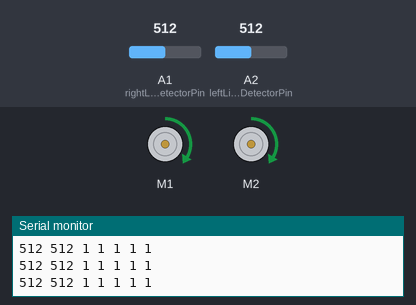
The sketch below on a simulated Arduino Uno, built with avr-gcc and run on an emulated ATmega328P. Parts: 2 × DC motor (green arrow = forward, orange = backward, longer = faster), the last lines printed to the serial monitor. The test bench sets the inputs (shaded band); at power-on: A1 (rightLineDetectorPin) = 512, A2 (leftLineDetectorPin) = 512.

Above: at 2.8 s.
2.9 s: A1 (rightLineDetectorPin) set to 311
4.4 s: A1 (rightLineDetectorPin) set to 293
At 5.6 s:
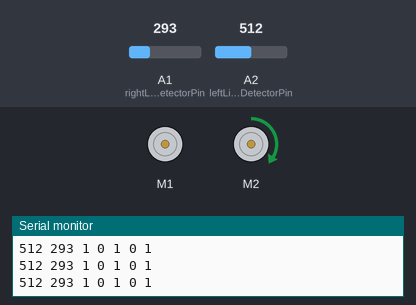
5.9 s: A2 (leftLineDetectorPin) set to 161
7.4 s: A2 (leftLineDetectorPin) set to 142
At 8.7 s:
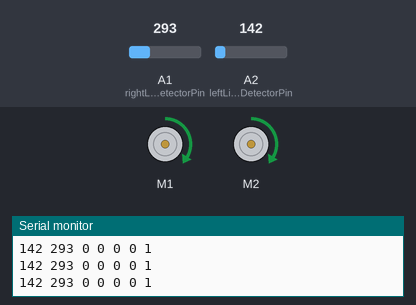
10.4 s: A1 (rightLineDetectorPin) set to 306
At 11.1 s:
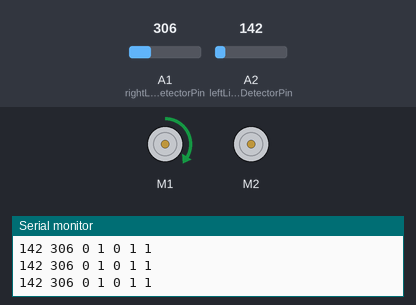
11.9 s: A1 (rightLineDetectorPin) set to 290
At 13.1 s:
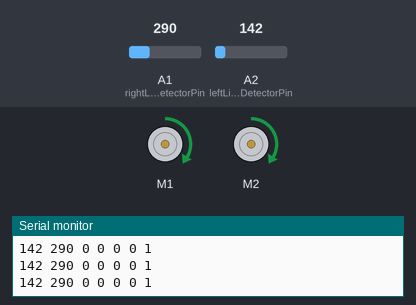
Timing chart, 0 to 14.4 s (numbered marks = the images above; inputs shaded):
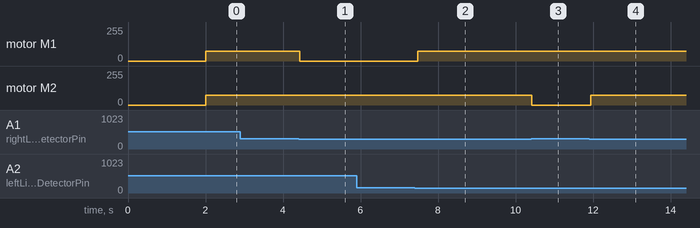

The sketch:

LineTrackingTest.ino
```cpp
#include <Wire.h>
#include <Adafruit_MotorShield.h>
#include "utility/Adafruit_MS_PWMServoDriver.h"

Adafruit_MotorShield AFMS = Adafruit_MotorShield();
Adafruit_DCMotor *leftMotor = AFMS.getMotor(1);
Adafruit_DCMotor *rightMotor = AFMS.getMotor(2);

int leftLineDetectorPin = A2; // to be changed
int rightLineDetectorPin = A1; // to be changed

class Robot {
  private:
    enum State {
      START_TO_TUNNEL, // from start to tunnel
      TUNNEL_TO_FINISH, // from tunnel to finish
      SERVICE_TO_TUNNEL, // from service area to tunnel
      TUNNEL_TO_SERVICE, // from tunnel to service area
      SEARCH, // searching for robots
      RETURN_TO_TUNNEL // got a robot and returning to tunnel
    };

    // Constants
    static const int NORMAL_MOTOR_SPEED = 75; // to be changed
    static const int TURN_DELAY = 100; // to be changed
    static const int LEFT_THRESHOLD = 150; // to be changed
    static const int RIGHT_THRESHOLD = 300; // to be changed

    State state; // current state of the robot

    bool prevLeftSensor = 0;
    bool prevRightSensor = 0;

    void goForward() {
      leftMotor->setSpeed(NORMAL_MOTOR_SPEED);
      leftMotor->run(FORWARD);
      rightMotor->setSpeed(NORMAL_MOTOR_SPEED);
      rightMotor->run(FORWARD);
    }

    void turnLeft() {
      leftMotor->setSpeed(0);
      leftMotor->run(RELEASE);
      rightMotor->setSpeed(NORMAL_MOTOR_SPEED);
      rightMotor->run(FORWARD);
      delay(TURN_DELAY);
    }

    void turnRight() {
      leftMotor->setSpeed(NORMAL_MOTOR_SPEED);
      leftMotor->run(FORWARD);
      rightMotor->setSpeed(0);
      rightMotor->run(RELEASE);
      delay(TURN_DELAY);
    }

    void stopMoving() {
      leftMotor->setSpeed(0);
      leftMotor->run(RELEASE);
      rightMotor->setSpeed(0);
      rightMotor->run(RELEASE);
    }

    bool leftDetectorOnLine() {
      if (!prevLeftSensor) {
        return analogRead(leftLineDetectorPin) > LEFT_THRESHOLD;
      } else {
        return analogRead(leftLineDetectorPin) > LEFT_THRESHOLD;
      }
    }

    bool rightDetectorOnLine() {
      if (!prevRightSensor) {
        return analogRead(rightLineDetectorPin) > RIGHT_THRESHOLD;
      } else {
        return analogRead(rightLineDetectorPin) > RIGHT_THRESHOLD;
      }
    }

    void followLine() {
      /* This function should handle the entire line following process from start to finish. */
      int numIgnores;
      int counter = 0;
      prevLeftSensor = false;
      prevRightSensor = false;

      switch (state) {
        case START_TO_TUNNEL:
          numIgnores = 10000;
          // first ignore for the start box, and second ignore for the junction when the tracks merge
          break;
        // to be added on
      }

      goForward();
      Serial.println("Running");

      /* The following while loop is meant to handle the junctions by ignoring a set number
       *  of instances where both sensors return high.
       */
      while (counter <= numIgnores) {
        while (!leftDetectorOnLine() || !rightDetectorOnLine()) {
          Serial.print(analogRead(leftLineDetectorPin));
          Serial.print(" ");
          Serial.print(analogRead(rightLineDetectorPin));
          Serial.print(" ");
          Serial.print(leftDetectorOnLine());
          Serial.print(" ");
          Serial.print(rightDetectorOnLine());
          Serial.print(" ");
          Serial.print(prevLeftSensor);
          Serial.print(" ");
          Serial.print(prevRightSensor);
          Serial.print(" ");
          Serial.println(counter);

          if (leftDetectorOnLine()) {
            turnLeft();
            goForward();
            prevLeftSensor = true;
            prevRightSensor = false;
            continue;
          }

          if (rightDetectorOnLine()) {
            turnRight();
            goForward();
            prevLeftSensor = false;
            prevRightSensor = true;
            continue;
          }

          prevLeftSensor = false;
          prevRightSensor = false;
        }

        Serial.print(analogRead(leftLineDetectorPin));
        Serial.print(" ");
        Serial.print(analogRead(rightLineDetectorPin));
        Serial.print(" ");
        Serial.print(leftDetectorOnLine());
        Serial.print(" ");
        Serial.print(rightDetectorOnLine());
        Serial.print(" ");
        Serial.print(prevLeftSensor);
        Serial.print(" ");
        Serial.print(prevRightSensor);
        Serial.print(" ");
        Serial.println(counter);

        if (!prevLeftSensor || !prevRightSensor) {
          prevLeftSensor = true;
          prevRightSensor = true;
          counter++;
        }
      }

      // Note: may need different logic to handle when to stop depending on the state

      stopMoving(); // presumably reached the end of tunnel
    }

  public:
    void startLineTrackingTest() {
      state = START_TO_TUNNEL;
      followLine();
    }
};

void setup() {
  AFMS.begin();
  Serial.begin(9600);
}

void loop() {
  delay(2000);
  Robot(robot);
  robot.startLineTrackingTest();
  exit(0);
}
```

Measured:
- the behaviour switches between 301 and 300 on A1 (rightLineDetectorPin) (found by bisection; images 0 and 1)
- the behaviour switches between 151 and 150 on A2 (leftLineDetectorPin) (found by bisection; images 1 and 2)
- after the input at 4.4 s, motor M1: forward 75/255 → stopped at once
- after the input at 7.4 s, motor M1: stopped → forward 75/255 after 0.08 s
- after the input at 10.4 s, motor M2: forward 75/255 → stopped at once
- after the input at 11.9 s, motor M2: stopped → forward 75/255 at once
